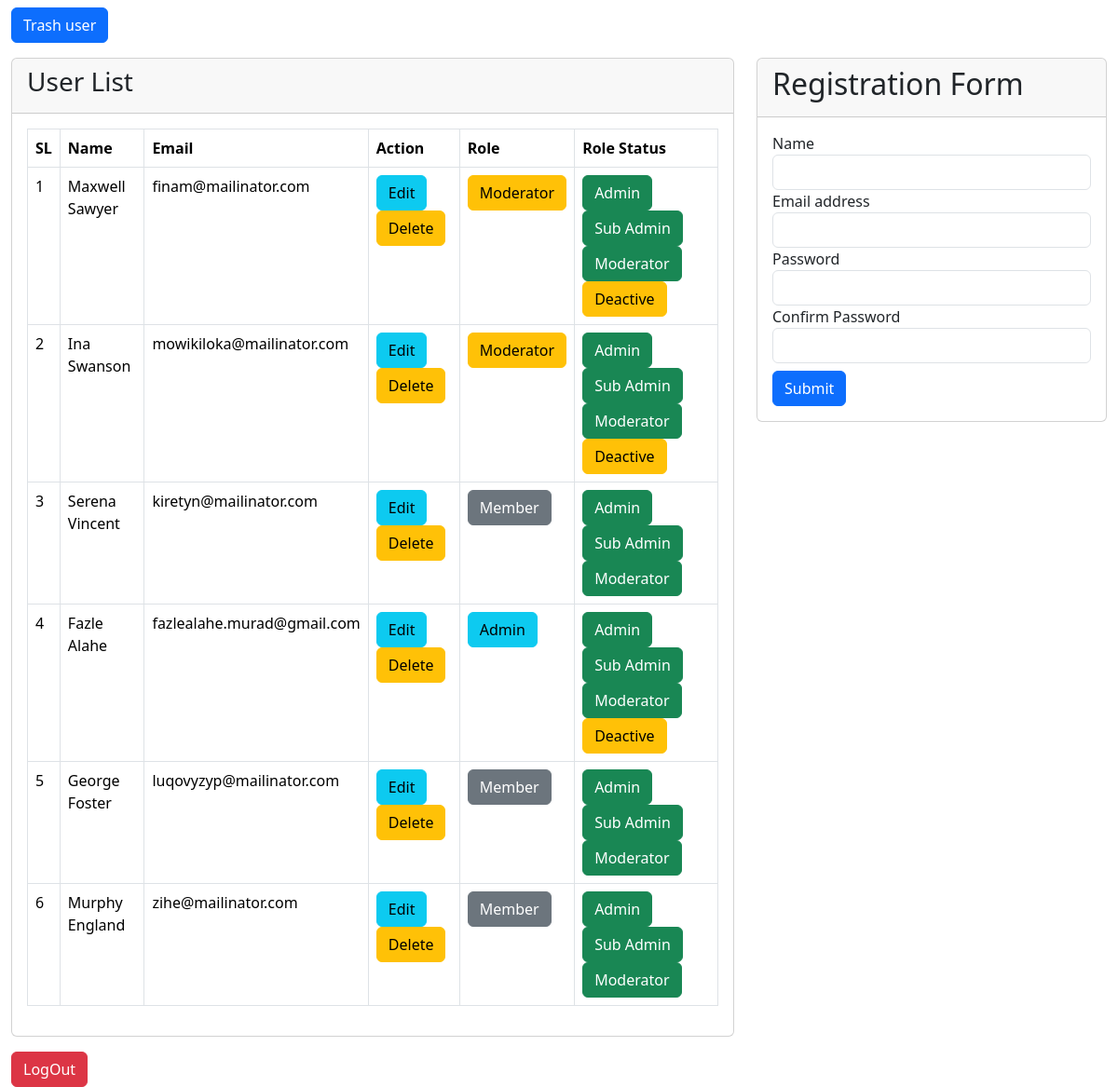
Screenshot of /dashboard.php (signed in) with the database file from the repository.
### tables this page shows
CREATE TABLE `user` (
  `id` int NOT NULL,
  `name` varchar(100) NOT NULL,
  `email` varchar(100) NOT NULL,
  `password` varchar(100) NOT NULL,
  `roll` int NOT NULL DEFAULT '0',
  `created_at` date DEFAULT NULL,
  `deleted_at` date DEFAULT NULL,
  `updated_at` date DEFAULT NULL,
  `status` int NOT NULL DEFAULT '0'
);

### dashboard.php (the view, shortened to what this page needs)
<?php
require 'db.php';
$id = $_SESSION['id'];
$select_users = "SELECT * FROM user WHERE id !=$id AND status=0";
$select_users_result = mysqli_query($db_connect, $select_users);
$select_users1 = "SELECT * FROM user WHERE id =$id";
$select_users_result1 = mysqli_query($db_connect, $select_users1);
$fetch_assoc = mysqli_fetch_assoc($select_users_result1);
?>
<!DOCTYPE html>
<html lang="en">
<head>
  <link href="https://cdn.jsdelivr.net/npm/bootstrap@5.3.3/dist/css/bootstrap.min.css" rel="stylesheet">
</head>
<body>
  <div class="container-fluid">
    <?php
    if ($fetch_assoc['roll'] == 1) { ?>
      <button type="button" class="btn btn-primary mt-2" data-bs-toggle="modal" data-bs-target="#staticBackdrop">
        Trash user
      </button>
    <?php  }  ?>
    <div class="row mt-3">
      <div class="col-lg-8">
        <div class="card">
          <div class="card-header">
            <h3>User List</h3>
          </div>
          <div class="card-body">
            <table class="table table-bordered">
              <tr>
                <th>SL</th>
                <th>Name</th>
                <th>Email</th>
                <th>Action</th>
                <th>Role</th>
                <th>Role Status</th>
              </tr>
              <?php
              foreach ($select_users_result as $sl => $user) { ?>
                <tr>
                  <td><?= $sl + 1 ?></td>
                  <td><?= $user['name'] ?></td>
                  <td><?= $user['email'] ?></td>
                  <?php
                  if ($fetch_assoc['roll'] == 1) { ?>
                    <td>
                      <a href="edit.php?id=<?= $user['id'] ?>" class="btn btn-info">Edit</a>
                      <a href="soft_delete.php?id=<?= $user['id'] ?>" class="btn btn-warning" title="soft-delete">Delete</a>
                    </td>
                    <td>
                      <?php
                      if ($user['roll'] == 1) { ?>
                        <p class="btn btn-info">Admin</p>
                      <?php }
                      if ($user['roll'] == 2) { ?>
                      <?php }
                      if ($user['roll'] == 3) { ?>
                        <p class="btn btn-warning">Moderator</p>
                      <?php }
                      if ($user['roll'] == 0) { ?>
                        <p class="btn btn-secondary">Member</p>
                      <?php } ?>
                    </td>
                    <td>
                      <a href="admin_role.php?id=<?= $user['id'] ?>" class="btn btn-success">Admin</a>
                      <a href="sub_admin_role.php?id=<?= $user['id'] ?>" class="btn btn-success">Sub Admin</a>
                      <a href="moderator_role.php?id=<?= $user['id'] ?>" class="btn btn-success">Moderator</a>
                      <?php if ($user['roll'] == 0) { ?>
                      <?php } else { ?>
                        <a href="deactive.php?id=<?= $user['id'] ?>" class="btn btn-warning">Deactive</a>
                      <?php } ?>
                    </td>
                  <?php } ?>
                </tr>
              <?php  }  ?>
            </table>
          </div>
        </div>
      </div>
      <div class="col-lg-4">
        <div class="card">
          <div class="card-header">
            <h2>Registration Form</h2>
          </div>
          <?php
          if ($fetch_assoc['roll'] == 1) { ?>
            <div class="card-body">
              <form action="register_post.php" method="POST">
                <div class="form-group">
                  <label for="exampleInputEmail1">Name</label>
                  <input type="name" class="form-control" name="name">
                </div>
                <div class="form-group">
                  <label for="exampleInputEmail1">Email address</label>
                  <input type="email" class="form-control" name="email">
                  <div class="form-group">
                    <label for="exampleInputEmail1">Password</label>
                    <input type="password" class="form-control" name="password">
                  </div>
                  <div class="form-group">
                    <label for="exampleInputPassword1">Confirm Password</label>
                    <input type="password" class="form-control" name="confirm_password">
                  </div>
                  <button type="submit" class="btn btn-primary mt-2">Submit</button>
              </form>
            </div>
          <?php } else { ?>
            <div class="text-danger">
              <h4>You are not allow to register user</h4>
            </div>
          <?php } ?>
        </div>
      </div>
    </div>
    <div class="mt-3 ">
      <a href="logout.php" class="btn btn-danger">LogOut</a>
    </div>
  </div>
</body>
</html>

### rows the page displays
user: name "Maxwell Sawyer", email "finam@mailinator.com", roll "Moderator"
user: name "Ina Swanson", email "mowikiloka@mailinator.com", roll "Moderator"
user: name "Serena Vincent", email "kiretyn@mailinator.com", roll "Member"
user: name "Fazle Alahe", email "fazlealahe.murad@gmail.com", roll "Admin"
user: name "George Foster", email "luqovyzyp@mailinator.com", roll "Member"
user: name "Murphy England", email "zihe@mailinator.com", roll "Member"
